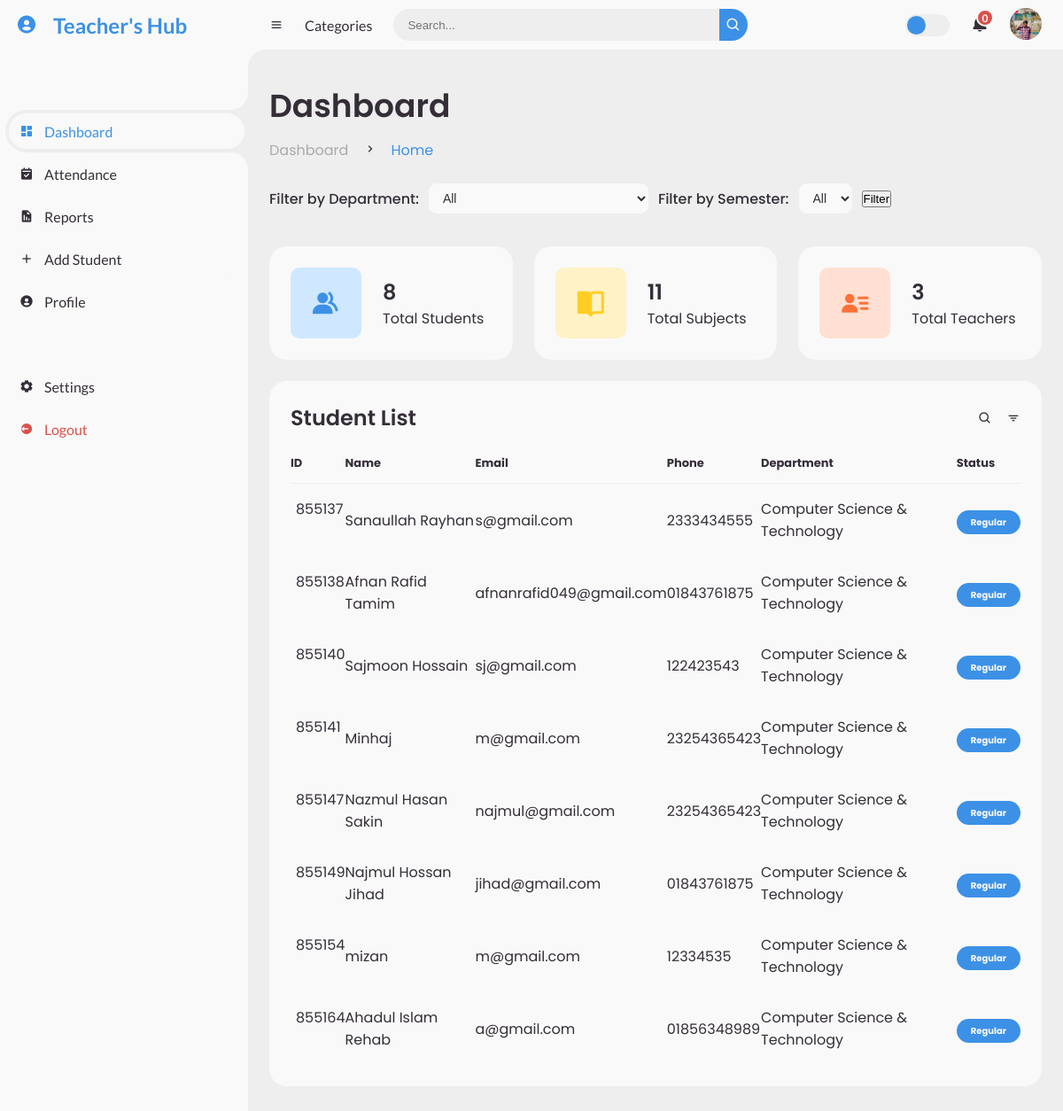
The app's page / (signed in) with its own data.
### accounts/models.py (models this page shows, shortened)
class Profile(models.Model):
    user = models.OneToOneField(User, on_delete=models.CASCADE)
    profile_picture = models.ImageField( upload_to='profile_pics', blank=True, null=True)

### student/models.py (models this page shows, shortened)
class Student(models.Model):
    student_id = models.CharField(max_length=10, primary_key=True)
    name = models.CharField(max_length=100)
    semester = models.ForeignKey(Semester, on_delete=models.CASCADE)
    department = models.ForeignKey(Department, on_delete=models.CASCADE)
    email = models.EmailField()
    phone = models.CharField(max_length=20)

class Department(models.Model):
    name = models.CharField(max_length=100)
    code = models.CharField(max_length=10,unique=True)
    def __str__(self):
        return self.name

### student/views.py (the view)
# urls.py: path('', views.index, name='index'),
@login_required
def index(request):
    student_count = Student.objects.all().count()
    subject_count = Subject.objects.all().count()
    teacher_count = User.objects.all().count()
    students = Student.objects.all()
    department = Department.objects.all()
    semester = Semester.objects.all()
    students = Student.objects.annotate(sid=Cast('student_id', IntegerField())).order_by('sid')
    department_id = request.GET.get('department')
    semester_id = request.GET.get('semester')
    if department_id:
        students = students.filter(department_id=department_id)
    if semester_id:
        students = students.filter(semester_id=semester_id)
    context = {
        'student_count': student_count,
        'subject_count': subject_count,
        'teacher_count': teacher_count,
        'student': students,
        'department': department,
        'semester': semester
    }
    return render(request, 'index.html', context)

### student/context_processors.py (called while the page is built)
def current_profile(request):
    if request.user.is_authenticated:
        try:
            profile = Profile.objects.get(user=request.user)
        except Profile.DoesNotExist:
            profile = None
        return {'profile': profile}
    return {'profile': None}

### templates/index.html (shortened to what this page needs)
{%extends 'base.html'%}
{%load static%}
{%block content%}
		<main>
			<div class="head-title">
				<div class="left">
					<h1>Dashboard</h1>
					<ul class="breadcrumb">
						<li>
							<a href="#">Dashboard</a>
						</li>
						<li><i class='bx bx-chevron-right' ></i></li>
						<li>
							<a class="active" href="#">Home</a>
						</li>
					</ul>
				</div>
			</div>
			<form action="{% url 'index' %}" method="GET" class="department-filter">
				<label for="department-select">Filter by Department:</label>
				<select id="department-select" name="department">
					<option value="">All</option>
				</select>
				<label for="semester-select">Filter by Semester:</label>
				<select id="semester-select" name="semester">
					<option value="">All</option>
				</select>
				<button type="submit">Filter</button>
			</form>
			<ul class="box-info">
				<li>
					<i class='bx bxs-group' ></i>
					<span class="text">
						<h3>{{student_count}}</h3>
						<p>Total Students</p>
					</span>
				</li>
				<li>
					<i class='bx bxs-book-open'></i>
					<span class="text">
						<h3>{{subject_count}}</h3>
						<p>Total Subjects</p>
					</span>
				</li>
				<li>
					<i class='bx bxs-user-detail'></i>
					<span class="text">
						<h3>{{teacher_count}}</h3>
						<p>Total Teachers</p>
					</span>
				</li>
			</ul>
			<div class="table-data">
				<div class="order">
					<div class="head">
						<h3>Student List</h3>
						<i class='bx bx-search' ></i>
						<i class='bx bx-filter' ></i>
					</div>
					<table>
						<thead>
							<tr>
								<th>ID</th>
								<th>Name</th>
								<th>Email</th>
								<th>Phone</th>
								<th>Department</th>
								<th>Status</th>
							</tr>
						</thead>
						<tbody>
							{% for student in student%}
							<tr>
								<td>{{student.student_id}}</td>
								<td>{{student.name}}</td>
								<td>{{student.email}}</td>
								<td>{{student.phone}}</td>
								<td>{{student.department}}</td>
								<td><span class="status completed">Regular</span></td>
							</tr>
							{% endfor %}
						</tbody>
					</table>
				</div>
			</div>
		</main>
{%endblock%}

### templates/base.html (shortened to what this page needs)
{%load static%}
<!DOCTYPE html>
<html lang="en">
<head>
    <link rel="stylesheet" href="{% static 'css/style.css' %}">
    <link href='https://unpkg.com/boxicons@2.0.9/css/boxicons.min.css' rel='stylesheet'>
</head>
<body>
	<section id="sidebar">
		<a href="#" class="brand">
			<i class='bx bxs-user-circle'></i>
			<span class="text">Teacher's Hub</span>
		</a>
		<ul class="side-menu top">
			<li class="{% if request.resolver_match.url_name == 'index' %}active{% endif %}">
				<a href="{% url 'index' %}">
					<i class='bx bxs-dashboard' ></i>
					<span class="text">Dashboard</span>
				</a>
			</li>
			<li class="{% if request.resolver_match.url_name == 'attendance' %}active{% endif %}">
				<a href="{%url 'attendance' %}">
					<i class='bx bxs-calendar-check' ></i>
					<span class="text">Attendance</span>
				</a>
			</li>
			<li class="{% if request.resolver_match.url_name == 'attendance_report' %}active{% endif %}">
				<a href="{% url 'attendance_report' %}">
					<i class='bx bxs-report' ></i>
					<span class="text">Reports</span>
				</a>
			</li>
			<li class="{% if request.resolver_match.url_name == 'add_student' %}active{% endif %}">
				<a href="{% url 'add_student' %}">
					<i class='bx bx-plus' ></i>
					<span class="text">Add Student</span>
				</a>
			</li>
			<li class="{% if request.resolver_match.url_name == 'teacher_profile' %}active{% endif %}">
				{%if user.is_authenticated%}
					<a href="{% url 'teacher_profile' %}">
						<i class='bx bxs-user-circle' ></i>
						<span class="text">Profile</span>
					</a>
				{%else%}
					<a href="{% url 'login' %}"><i class='bx b>xs-user-circle' ></i><span class="text">Login</span></a>
				{%endif%}
			</li>
		</ul>
		<ul class="side-menu">
			<li>
				<a href="#">
					<i class='bx bxs-cog' ></i>
					<span class="text">Settings</span>
				</a>
			</li>
			<li>
				<a href="{% url 'logout' %}" class="logout">
					<i class='bx bxs-log-out-circle' ></i>
					<span class="text">Logout</span>
				</a>
			</li>
		</ul>
	</section>
	<section id="content">
		<nav>
			<i class='bx bx-menu' ></i>
			<a href="#" class="nav-link">Categories</a>
			<form action="#">
				<div class="form-input">
					<input type="search" placeholder="Search...">
					<button type="submit" class="search-btn"><i class='bx bx-search' ></i></button>
				</div>
			</form>
			<label for="switch-mode" class="switch-mode"></label>
			<a href="#" class="notification">
				<span class="num">0</span>
			</a>
			<div class="profile">
				{% if profile.profile_picture and profile.profile_picture.name %}
    				<img src="{{ profile.profile_picture.url }}" alt="Profile Picture" class="img-profile">
				{% else %}
    				<img src="{% static 'img/default.jpg' %}" alt="Default Profile" class="img-profile">
				{% endif %}
			</div>
		</nav>
		{%block content%}{%endblock%}
	</section>
</body>
</html>

### records on screen
Profile: profile_picture (picture)
Student: student_id "855137", name "Sanaullah Rayhan", email "s@gmail.com", phone "2333434555", department "Computer Science & Technology"
Student: student_id "855138", name "Afnan Rafid Tamim", email "afnanrafid049@gmail.com", phone "01843761875", department "Computer Science & Technology"
Student: student_id "855140", name "Sajmoon Hossain", email "sj@gmail.com", phone "122423543", department "Computer Science & Technology"
Student: student_id "855141", name "Minhaj", email "m@gmail.com", phone "23254365423", department "Computer Science & Technology"
Student: student_id "855147", name "Nazmul Hasan Sakin", email "najmul@gmail.com", phone "23254365423", department "Computer Science & Technology"
Student: student_id "855149", name "Najmul Hossan Jihad", email "jihad@gmail.com", phone "01843761875", department "Computer Science & Technology"
Student: student_id "855154", name "mizan", email "m@gmail.com", phone "12334535", department "Computer Science & Technology"
Student: student_id "855164", name "Ahadul Islam Rehab", email "a@gmail.com", phone "01856348989", department "Computer Science & Technology"

### other values on screen
{{ student_count }} "8"
{{ subject_count }} "11"
{{ teacher_count }} "3"
